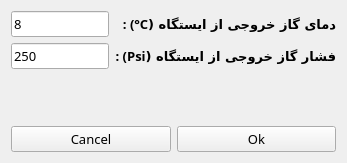
<?xml version="1.0" encoding="UTF-8"?>
<ui version="4.0">
 <class>Form</class>
 <widget class="QWidget" name="Form">
  <property name="geometry">
   <rect>
    <x>0</x>
    <y>0</y>
    <width>347</width>
    <height>163</height>
   </rect>
  </property>
  <property name="font">
   <font>
    <family>B Mitra</family>
    <pointsize>10</pointsize>
   </font>
  </property>
  <property name="windowTitle">
   <string>اطلاعات گاز خروجی از ایستگاه</string>
  </property>
  <property name="windowIcon">
   <iconset resource="svgfile.qrc">
    <normaloff>:/icon/heater.svg</normaloff>:/icon/heater.svg</iconset>
  </property>
  <layout class="QVBoxLayout" name="verticalLayout">
   <item>
    <layout class="QGridLayout" name="gridLayout_2">
     <item row="2" column="0">
      <layout class="QHBoxLayout" name="horizontalLayout">
       <item>
        <widget class="QPushButton" name="pushButton">
         <property name="text">
          <string>Cancel</string>
         </property>
        </widget>
       </item>
       <item>
        <widget class="QPushButton" name="pushButton_2">
         <property name="text">
          <string>Ok</string>
         </property>
        </widget>
       </item>
      </layout>
     </item>
     <item row="0" column="0">
      <layout class="QGridLayout" name="gridLayout">
       <item row="1" column="0">
        <widget class="QLineEdit" name="lineEdit_2">
         <property name="text">
          <string>250</string>
         </property>
         <property name="placeholderText">
          <string>250 Psi</string>
         </property>
        </widget>
       </item>
       <item row="1" column="1">
        <widget class="QLabel" name="label_2">
         <property name="font">
          <font>
           <family>B Mitra</family>
           <pointsize>10</pointsize>
           <weight>75</weight>
           <bold>true</bold>
          </font>
         </property>
         <property name="text">
          <string>فشار گاز خروجی از ایستگاه (Psi) :</string>
         </property>
        </widget>
       </item>
       <item row="0" column="0">
        <widget class="QLineEdit" name="lineEdit">
         <property name="text">
          <string>8</string>
         </property>
         <property name="placeholderText">
          <string>8 °C</string>
         </property>
        </widget>
       </item>
       <item row="0" column="1">
        <widget class="QLabel" name="label">
         <property name="font">
          <font>
           <family>B Mitra</family>
           <pointsize>10</pointsize>
           <weight>75</weight>
           <bold>true</bold>
          </font>
         </property>
         <property name="text">
          <string>دمای گاز خروجی از ایستگاه (C°) :</string>
         </property>
        </widget>
       </item>
      </layout>
     </item>
     <item row="1" column="0">
      <spacer name="verticalSpacer">
       <property name="orientation">
        <enum>Qt::Vertical</enum>
       </property>
       <property name="sizeHint" stdset="0">
        <size>
         <width>20</width>
         <height>40</height>
        </size>
       </property>
      </spacer>
     </item>
    </layout>
   </item>
  </layout>
 </widget>
 <tabstops>
  <tabstop>lineEdit</tabstop>
  <tabstop>lineEdit_2</tabstop>
  <tabstop>pushButton_2</tabstop>
  <tabstop>pushButton</tabstop>
 </tabstops>
 <resources>
  <include location="svgfile.qrc"/>
 </resources>
 <connections/>
</ui>
